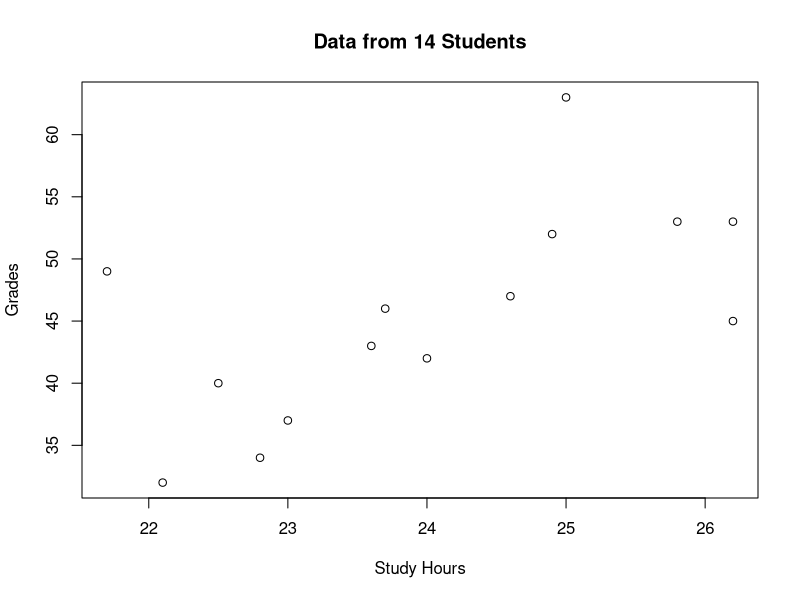
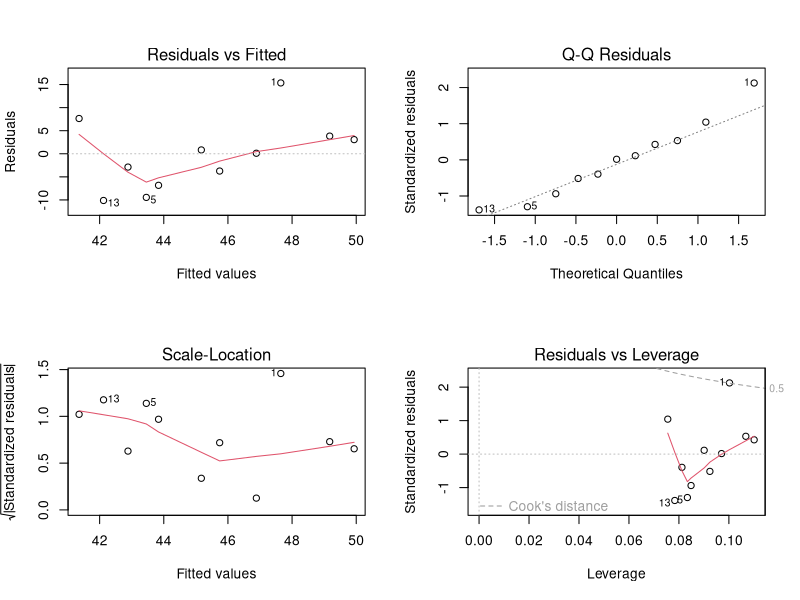

Recreate these plots in R, in order.
## ---- chunk 1
knitr::opts_chunk$set(echo = TRUE)
## ---- chunk 2
# FOR REPRODUCIBILITY
set.seed(442)
# ALERT: YOU NEED TO USE YOUR STUDENT NUMBER LAST 5 DIGITS 
# HERE instead of 442 MAKE SURE THAT YOU CHANGED 
# BEFORE STARTING TO YOUR ANALYSIS

## ---- chunk 3
# Read the data set 
exam <- data.frame(
StudyHours = c(25.0, 26.2, 24.9, 23.7, 22.8, 24.6, 23.6,
23.0, 22.5, 26.2, 25.8, 24.0, 22.1, 21.7),
Grades = c(63, 53, 52, 46, 34, 47, 43, 37, 40, 45, 53, 42, 32, 49)
)

## ---- chunk 4
# Scatter plot 
plot(exam$StudyHours, exam$Grades, xlab="Study Hours",
ylab="Grades", main = "Data from 14 Students")
## ---- chunk 5
output1_lm <- lm(Grades ~ StudyHours, data = exam)
summary(output1_lm)

## ---- chunk 6
output2_lm <- lm(Grades ~ -1 + StudyHours, data = exam)
summary(output2_lm)
## ---- chunk 7
sample.size <- floor(0.80 * nrow(exam)) # %80 for training, %20 for testing
train.index <- sample(seq_len(nrow(exam)), size = sample.size)

# Partitioning on training and testing
train <- exam[train.index, ]
test <- exam[-train.index, ]

# Insight on partitioned data 
head(train); head(test)
## ---- chunk 8
output3_lm <- lm(Grades ~ -1 + StudyHours, data = train)
summary(output3_lm)
## ---- chunk 9
# PREDICTION : Use the testing data
predict_exam <- predict(output3_lm, newdata = test)
cbind(predict_exam, test$Grades)

## ---- chunk 10
par(mfrow = c(2, 2))
plot(output3_lm)
## ---- chunk 11
# Confidence interval for the fitted model parameters
# For %95 CI for the study hours 
CI95 <- confint(output3_lm)
CI95
## ---- chunk 12
# install.packages("mlbench")
library(mlbench)
data(BreastCancer)
#summary(BreastCancer)

# You can check the details here
# https://www.rdocumentation.org/packages/mlbench/versions/2.1-3/topics/BreastCancer
## ---- chunk 13
# install.packages("mlbench")
library(mlbench)
data(BreastCancer)
# You can check the details here
# https://www.rdocumentation.org/packages/mlbench/versions/2.1-3/topics/BreastCancer

summary(BreastCancer)
dim(BreastCancer)
## ---- chunk 14
# Remove some NA values because of Bare.nuclei
dataframe <- BreastCancer[!is.na(BreastCancer$Bare.nuclei), ]
dataframe <- dataframe[, 2:length(colnames(dataframe))]

# Converting Class variable into a numerical one
# If it is benign, then 1, for malignant it is 0. 
# Opposite direction is valid as well
dataframe$Class <- ifelse(dataframe$Class == "benign", 1, 0)
head(dataframe)

## ---- chunk 15
training_index <- sample(nrow(dataframe), 0.8 * nrow(dataframe))
# length(training_index)
training <- dataframe[training_index,]
dim(training)

testing <- dataframe[-training_index,]
dim(testing)
## ---- chunk 16
class(dataframe$Mitoses)
unique(dataframe$Mitoses)
# It is a factor variable with 9 different levels
## ---- chunk 17
# Since we have binary response here family is selected as below within glm
glm_mitosis <- glm(Class ~ Mitoses, data = training, family = binomial)
summary(glm_mitosis)
## ---- chunk 18
pred_mitosis <- predict(glm_mitosis, newdata = testing, 
                         type = "response")
head(pred_mitosis)
# Convert the values into binary response based on the threshold values
pred_mitosis <- ifelse(pred_mitosis >= 0.5, 1, 0)
head(pred_mitosis)
## ---- chunk 19
calc_class_err <- function(actual, predicted) {
mean(actual != predicted)}

calc_class_err(actual = testing$Class, predicted = pred_mitosis)
## ---- chunk 20
# Simple creation for the Confusion matrix
test_score_table_mitoses <- table(actual = testing$Class,
prediction = pred_mitosis)
test_score_table_mitoses
## ---- chunk 21
library(caret)
# library(ggplot2)
library(lattice)

pred_mitosis_factor <- factor(pred_mitosis)

y_true <- factor(testing$Class)

conf_mitosis <- confusionMatrix(data = y_true, reference = pred_mitosis_factor)

print(conf_mitosis)

## ---- chunk 22
glm_multiple <- glm(Class ~ Mitoses + Bl.cromatin + Bare.nuclei, 
                    data = training, family = binomial)
summary(glm_multiple)
## ---- chunk 23
pred_multiple <- predict(glm_multiple, newdata = testing, type = "response")

pred_multiple <- ifelse(pred_multiple >= 0.5, 1, 0)
calc_class_err(actual = testing$Class, predicted = pred_multiple)
## ---- chunk 24
pred_multiple_factor <- factor(pred_multiple)

y_true <- factor(testing$Class)

conf_mitosis <- confusionMatrix(data = y_true, reference = pred_multiple_factor)

print(conf_mitosis)

## ---- chunk 25
# For the first logistic model 
conf_mitosis <- confusionMatrix(data = y_true, reference = pred_mitosis_factor, 
                                mode = "everything")

conf_mitosis$byClass["F1"]

conf_mitosis <- confusionMatrix(data = y_true, reference = pred_multiple_factor, 
                                mode = "everything")

conf_mitosis$byClass["F1"]
